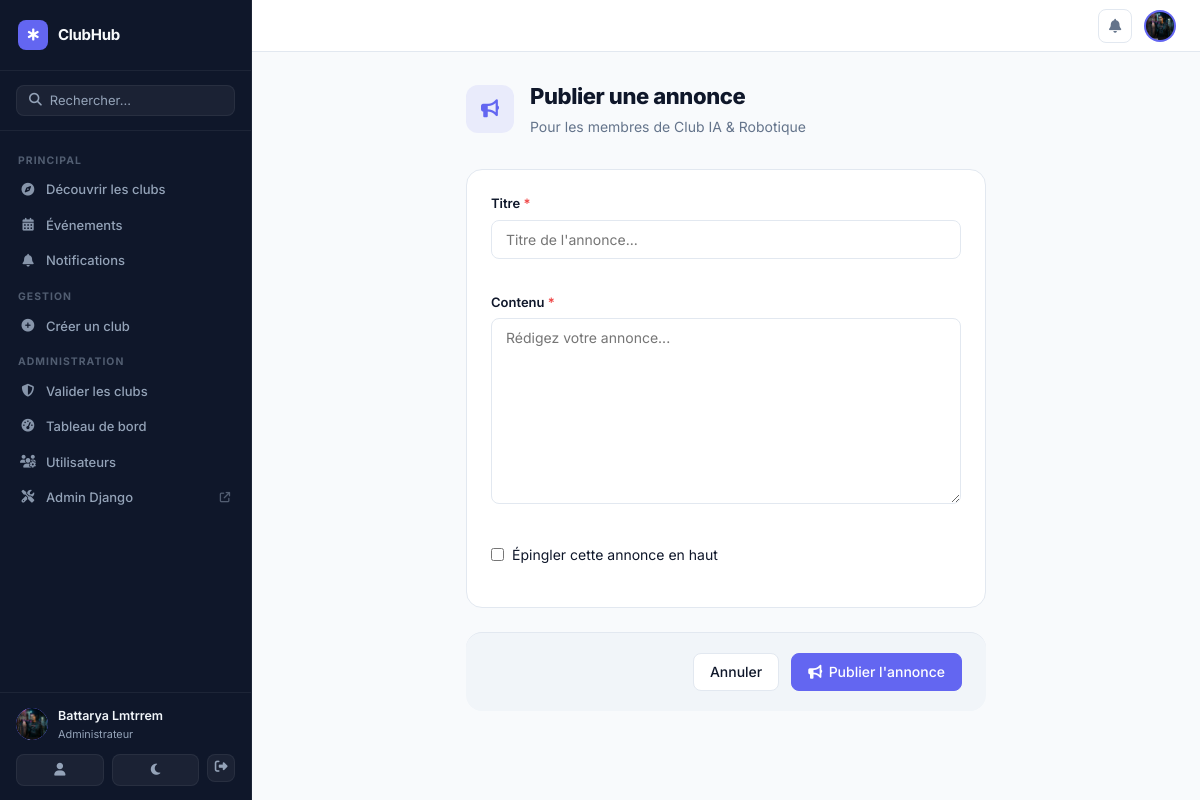
/clubs/club-ia-robotique/announce/ (signed in), run on the app's committed database.
### presences/models.py (models this page shows, shortened)
class Utilisateur(AbstractUser):
    ROLE_ADMIN = 'admin'
    ROLE_ENSEIGNANT = 'enseignant'
    ROLE_ETUDIANT = 'etudiant'
    ROLE_CLUB_MANAGER = 'club_manager'
    ROLE_CHOICES = (
        ('admin', 'Administrateur'),
        ('enseignant', 'Enseignant'),
        ('etudiant', 'Étudiant'),
        ('club_manager', 'Responsable de Club'),
    )
    role = models.CharField(max_length=20, choices=ROLE_CHOICES, default='etudiant')
    cne = models.CharField(max_length=20, blank=True, null=True)
    filiere = models.CharField(max_length=50, blank=True, null=True)
    bio = models.TextField(blank=True, default='')
    avatar = models.ImageField(upload_to='avatars/', null=True, blank=True)
    phone = models.CharField(max_length=20, blank=True, default='')
    university = models.CharField(max_length=200, blank=True, default='EMSI')
    website = models.URLField(blank=True, default='')
    linkedin = models.URLField(blank=True, default='')
    @property
    def is_platform_admin(self):
        return self.role == self.ROLE_ADMIN

### clubs/models.py (models this page shows, shortened)
class Club(models.Model):
    STATUS_PENDING = 'pending'
    STATUS_APPROVED = 'approved'
    STATUS_REJECTED = 'rejected'
    STATUS_SUSPENDED = 'suspended'
    STATUS_CHOICES = [
        ('pending', 'En attente'),
        ('approved', 'Approuvé'),
        ('rejected', 'Rejeté'),
        ('suspended', 'Suspendu'),
    ]
    name = models.CharField(max_length=200)
    slug = models.SlugField(unique=True, blank=True)
    short_description = models.CharField(max_length=300, blank=True)
    description = models.TextField()
    category = models.ForeignKey(
        ClubCategory, on_delete=models.SET_NULL,
        null=True, blank=True, related_name='clubs'
    )
    logo = models.ImageField(upload_to='clubs/logos/', null=True, blank=True)
    banner = models.ImageField(upload_to='clubs/banners/', null=True, blank=True)
    founding_date = models.DateField(null=True, blank=True)
    contact_email = models.EmailField(blank=True)
    contact_phone = models.CharField(max_length=20, blank=True)
    website = models.URLField(blank=True)
    facebook = models.URLField(blank=True)
    instagram = models.URLField(blank=True)
    twitter = models.URLField(blank=True)
    linkedin = models.URLField(blank=True)
    created_by = models.ForeignKey(
        settings.AUTH_USER_MODEL, on_delete=models.CASCADE,
        related_name='created_clubs'
    )
    status = models.CharField(max_length=20, choices=STATUS_CHOICES, default='pending')
    rejection_reason = models.TextField(blank=True)
    is_featured = models.BooleanField(default=False)
    is_public = models.BooleanField(default=True)
    max_members = models.PositiveIntegerField(default=0, help_text='0 = illimité')
    tags = models.CharField(max_length=500, blank=True)
    created_at = models.DateTimeField(auto_now_add=True)
    updated_at = models.DateTimeField(auto_now=True)
    class Meta:
        verbose_name = 'Club'
        verbose_name_plural = 'Clubs'
        ordering = ['-is_featured', '-created_at']

### clubs/views.py (the view)
# urls.py: path('<slug:slug>/announce/', views.create_announcement, name='create_announcement'),
@login_required
def create_announcement(request, slug):
    club = get_object_or_404(Club, slug=slug)
    _require_club_manager(request, club)
    if request.method == 'POST':
        form = AnnouncementForm(request.POST)
        if form.is_valid():
            ann = form.save(commit=False)
            ann.club = club
            ann.author = request.user
            ann.save()
            for m in club.memberships.filter(status='approved').exclude(user=request.user):
                notify(
                    m.user,
                    'new_announcement',
                    f'Annonce de {club.name}',
                    ann.title,
                    link=f'/clubs/{slug}/',
                    sender=request.user,
                )
            messages.success(request, 'Annonce publiée.')
            return redirect('club_manage', slug=slug)
    else:
        form = AnnouncementForm()
    return render(request, 'clubs/announcement_form.html', {'form': form, 'club': club})

### clubs/forms.py
class AnnouncementForm(forms.ModelForm):
    class Meta:
        model = Announcement
        fields = ['title', 'content', 'is_pinned']
        widgets = {
            'content': forms.Textarea(attrs={'rows': 6}),
        }
    def __init__(self, *args, **kwargs):
        super().__init__(*args, **kwargs)
        self.fields['title'].widget.attrs['class'] = 'form-control'
        self.fields['content'].widget.attrs['class'] = 'form-control'

### clubs/views.py (called while the page is built)
def _require_club_manager(request, club):
    membership = Membership.objects.filter(user=request.user, club=club).first()
    if not request.user.is_platform_admin and not (membership and membership.can_manage):
        messages.error(request, 'Accès refusé.')
        raise PermissionError()

### notifications/context_processors.py (called while the page is built)
def notifications_context(request):
    ctx = {'unread_notif_count': 0, 'pending_clubs_count': 0}
    if request.user.is_authenticated:
        ctx['unread_notif_count'] = request.user.notifications.filter(is_read=False).count()
        if getattr(request.user, 'is_platform_admin', False):
            from clubs.models import Club
            ctx['pending_clubs_count'] = Club.objects.filter(status='pending').count()
    return ctx

### templates/clubs/announcement_form.html (shortened to what this page needs)
{% extends 'base.html' %}
{% load widget_tweaks %}
{% block content %}
<div class="form-page form-page--narrow">
  <div class="form-page-header">
    <div class="form-page-icon"><i class="fa-solid fa-bullhorn"></i></div>
    <div>
      <h1 class="form-page-title">Publier une annonce</h1>
      <p class="form-page-subtitle">Pour les membres de {{ club.name }}</p>
    </div>
  </div>
  <form method="post" class="form-sections">
    <div class="form-section">
      <div class="form-section-body">
        <div class="form-group">
          <label class="form-label form-label--required">Titre</label>
          {% render_field form.title class="form-control" placeholder="Titre de l&#39;annonce..." %}
        </div>
        <div class="form-group">
          <label class="form-label form-label--required">Contenu</label>
          {% render_field form.content class="form-control" rows="8" placeholder="Rédigez votre annonce..." %}
        </div>
        <div class="form-group form-group--check">
          <label class="form-check-label">
            {% render_field form.is_pinned %}
            <span>Épingler cette annonce en haut</span>
          </label>
        </div>
      </div>
    </div>
    <div class="form-submit">
      <a href="{% url 'club_manage' slug=club.slug %}" class="btn btn-secondary">Annuler</a>
      <button type="submit" class="btn btn-primary">
        <i class="fa-solid fa-bullhorn"></i> Publier l'annonce
      </button>
    </div>
  </form>
</div>
{% endblock %}

### templates/base.html (shortened to what this page needs)
{% load static %}
<!DOCTYPE html>
<html lang="fr">
<head>
  <link rel="stylesheet" href="https://cdnjs.cloudflare.com/ajax/libs/font-awesome/6.5.0/css/all.min.css">
  <link rel="stylesheet" href="{% static 'css/style.css' %}">
  <link rel="stylesheet" href="{% static 'css/clubs.css' %}">
</head>
<body class="{% block body_class %}{% endblock %}">
{% if user.is_authenticated %}
<aside class="sidebar" id="sidebar">
  <div class="sidebar-brand">
    <a href="{% url 'club_list' %}" class="brand-link">
      <div class="brand-icon"><i class="fa-solid fa-star-of-life"></i></div>
      <span class="brand-name">ClubHub</span>
    </a>
  </div>
  <div class="sidebar-search">
    <form action="{% url 'club_list' %}" method="get">
      <div class="search-input-wrap">
        <i class="fa-solid fa-magnifying-glass"></i>
        <input type="text" name="q" placeholder="Rechercher..." class="sidebar-search-input">
      </div>
    </form>
  </div>
  <nav class="sidebar-nav">
    <div class="sidebar-section-label">Principal</div>
    <a href="{% url 'club_list' %}"
       class="sidebar-link {% if request.resolver_match.url_name == 'club_list' %}active{% endif %}">
      <i class="fa-solid fa-compass"></i>
      <span>Découvrir les clubs</span>
    </a>
    <a href="{% url 'event_list' %}"
       class="sidebar-link {% if 'event' in request.resolver_match.url_name %}active{% endif %}">
      <i class="fa-solid fa-calendar-days"></i>
      <span>Événements</span>
    </a>
    <a href="{% url 'notification_list' %}"
       class="sidebar-link {% if request.resolver_match.url_name == 'notification_list' %}active{% endif %}">
      <i class="fa-solid fa-bell"></i>
      <span>Notifications</span>
    </a>
    {% if user.role == 'admin' or user.role == 'club_manager' %}
    <div class="sidebar-section-label">Gestion</div>
    <a href="{% url 'club_create' %}"
       class="sidebar-link {% if request.resolver_match.url_name == 'club_create' %}active{% endif %}">
      <i class="fa-solid fa-plus-circle"></i>
      <span>Créer un club</span>
    </a>
    {% endif %}
    {% if user.role == 'admin' %}
    <div class="sidebar-section-label">Administration</div>
    <a href="{% url 'admin_clubs' %}"
       class="sidebar-link {% if 'admin_club' in request.resolver_match.url_name %}active{% endif %}">
      <i class="fa-solid fa-shield-halved"></i>
      <span>Valider les clubs</span>
    </a>
    <a href="{% url 'dashboard_admin' %}"
       class="sidebar-link {% if 'dashboard_admin' in request.resolver_match.url_name %}active{% endif %}">
      <i class="fa-solid fa-gauge-high"></i>
      <span>Tableau de bord</span>
    </a>
    <a href="{% url 'admin_users' %}" class="sidebar-link">
      <i class="fa-solid fa-users-gear"></i>
      <span>Utilisateurs</span>
    </a>
    <a href="/admin/" class="sidebar-link" target="_blank">
      <i class="fa-solid fa-screwdriver-wrench"></i>
      <span>Admin Django</span>
      <i class="fa-solid fa-arrow-up-right-from-square" style="font-size:.65rem;margin-left:auto;opacity:.5"></i>
    </a>
    {% endif %}
  </nav>
  <div class="sidebar-footer">
    <div class="sidebar-user">
      <div class="user-avatar-sm">
        {% if user.avatar %}
          <img src="{{ user.avatar.url }}" alt="" style="width:100%;height:100%;object-fit:cover;border-radius:50%;">
        {% else %}
          {{ user.get_initials }}
        {% endif %}
      </div>
      <div class="user-meta">
        <div class="user-name-sm">{{ user.get_full_name|default:user.username }}</div>
        <div class="user-role-sm">{{ user.get_role_display }}</div>
      </div>
    </div>
    <div class="sidebar-footer-actions">
      <a href="{% url 'profile' %}" class="sidebar-action-btn" title="Profil">
        <i class="fa-solid fa-user"></i>
      </a>
      <button class="sidebar-action-btn theme-toggle" id="themeToggle" title="Changer le thème">
        <i class="fa-solid fa-moon" id="themeIcon"></i>
      </button>
      <form method="post" action="{% url 'logout' %}" style="display:inline">
        <button type="submit" class="sidebar-action-btn sidebar-action-btn--danger" title="Déconnexion">
          <i class="fa-solid fa-right-from-bracket"></i>
        </button>
      </form>
    </div>
  </div>
</aside>
<div class="main-area">
  <header class="topbar">
    <div class="topbar-actions">
      <a href="{% url 'notification_list' %}" class="topbar-icon-btn" id="notif-btn">
        <i class="fa-solid fa-bell"></i>
      </a>
      <a href="{% url 'profile' %}" class="topbar-avatar">
        {% if user.avatar %}
          <img src="{{ user.avatar.url }}" alt="">
        {% else %}
          {{ user.get_initials }}
        {% endif %}
      </a>
    </div>
  </header>
  <main class="page-content">
    {% block content %}{% endblock %}
  </main>
</div>
{% else %}
<div class="public-layout">
  {% block public_content %}{% endblock %}
</div>
{% endif %}
</body>
</html>

### static/css/style.css (style rules this page uses)
:root { --primary: #2563EB; --primary-dark: #1D4ED8; --primary-light: #EFF6FF; --sidebar-bg: #1E293B; --sidebar-border: #334155; --sidebar-text: #94A3B8; --sidebar-text-active: #F8FAFC; --bg: #F1F5F9; --surface: #FFFFFF; --surface-secondary: #F8FAFC; --border: #E2E8F0; --text: #0F172A; --text-muted: #64748B; --text-light: #94A3B8; --danger: #DC2626; --danger-light: #FEF2F2; --success: #16A34A; --success-light: #F0FDF4; --warning: #D97706; --warning-light: #FFFBEB; --shadow-sm: 0 1px 2px 0 rgba(0, 0, 0, 0.05); --shadow: 0 1px 3px 0 rgba(0, 0, 0, 0.1), 0 1px 2px -1px rgba(0, 0, 0, 0.1); --shadow-md: 0 4px 6px -1px rgba(0, 0, 0, 0.1), 0 2px 4px -2px rgba(0, 0, 0, 0.1); --radius: 0.5rem; --radius-lg: 0.75rem; --sidebar-width: 240px; }
*, *::before, *::after { box-sizing: border-box; margin: 0; padding: 0; }
html { font-size: 16px; }
body { font-family: 'Inter', system-ui, -apple-system, sans-serif; color: var(--text); background: var(--bg); line-height: 1.5; -webkit-font-smoothing: antialiased; transition: background-color .2s ease, color .2s ease; }
.sidebar { width: var(--sidebar-width); background: var(--sidebar-bg); display: flex; flex-direction: column; flex-shrink: 0; position: fixed; top: 0; left: 0; height: 100vh; overflow-y: auto; z-index: 100; }
.sidebar-brand { padding: 1.375rem 1.25rem; font-size: 1rem; font-weight: 700; color: #F8FAFC; border-bottom: 1px solid var(--sidebar-border); letter-spacing: -0.3px; }
.sidebar-link { display: flex; align-items: center; gap: 0.625rem; padding: 0.5625rem 1.25rem; text-decoration: none; color: var(--sidebar-text); font-size: 0.875rem; font-weight: 500; transition: background 0.15s, color 0.15s; border-left: 2px solid transparent; }
.sidebar-link i { width: 16px; font-size: 0.85rem; text-align: center; opacity: 0.85; }
.sidebar-footer { padding: 1rem 1.25rem; border-top: 1px solid var(--sidebar-border); }
.sidebar-user { display: flex; align-items: center; gap: 0.625rem; margin-bottom: 0.875rem; }
.main-area { margin-left: var(--sidebar-width); flex: 1; display: flex; flex-direction: column; min-height: 100vh; }
.btn { display: inline-flex; align-items: center; gap: 0.375rem; padding: 0.5rem 1rem; border-radius: var(--radius); border: 1px solid transparent; font-size: 0.875rem; font-weight: 500; cursor: pointer; text-decoration: none; transition: all 0.15s; white-space: nowrap; line-height: 1.4; font-family: inherit; }
.btn-primary { background: var(--primary); color: white; border-color: var(--primary); }
.btn-secondary { background: var(--surface); color: var(--text); border-color: var(--border); }
.form-group { margin-bottom: 1.125rem; }
.form-label { display: block; font-size: 0.875rem; font-weight: 500; color: var(--text); margin-bottom: 0.375rem; }
.form-control { width: 100%; padding: 0.5rem 0.75rem; border: 1px solid var(--border); border-radius: var(--radius); font-size: 0.9rem; color: var(--text); background: var(--surface); transition: border-color 0.15s, box-shadow 0.15s, background-color 0.2s, color 0.2s; line-height: 1.5; font-family: inherit; appearance: auto; }

### data on the page
Utilisateur: avatar (picture), get_full_name "Battarya Lmtrrem", role "Administrateur"
Club: name "Club IA & Robotique"
